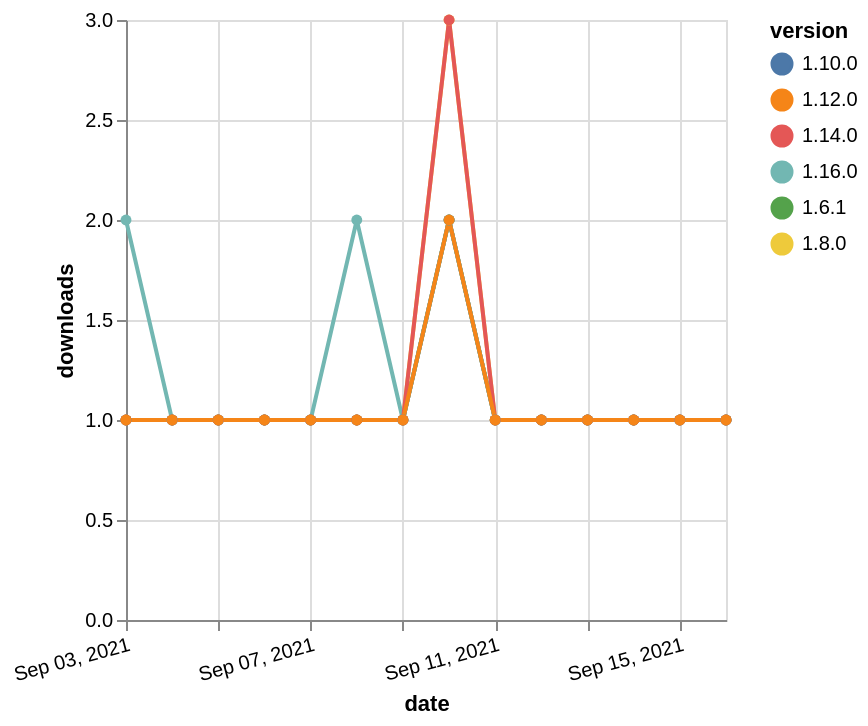

Write the Vega-Lite specification saved for this chart.
### Vega-Lite specification from a JSON file in a GitHub repository (floating-point values rounded to 4 significant figures)
{"$schema": "https://vega.github.io/schema/vega-lite/v5.json", "description": "A simple bar chart with embedded data.", "data": {"values": [{"date": "2021-09-03", "total": 221, "delta": 1, "version": "1.6.1"}, {"date": "2021-09-04", "total": 222, "delta": 1, "version": "1.6.1"}, {"date": "2021-09-05", "total": 223, "delta": 1, "version": "1.6.1"}, {"date": "2021-09-06", "total": 224, "delta": 1, "version": "1.6.1"}, {"date": "2021-09-07", "total": 225, "delta": 1, "version": "1.6.1"}, {"date": "2021-09-08", "total": 226, "delta": 1, "version": "1.6.1"}, {"date": "2021-09-09", "total": 227, "delta": 1, "version": "1.6.1"}, {"date": "2021-09-10", "total": 229, "delta": 2, "version": "1.6.1"}, {"date": "2021-09-11", "total": 230, "delta": 1, "version": "1.6.1"}, {"date": "2021-09-12", "total": 231, "delta": 1, "version": "1.6.1"}, {"date": "2021-09-13", "total": 232, "delta": 1, "version": "1.6.1"}, {"date": "2021-09-14", "total": 233, "delta": 1, "version": "1.6.1"}, {"date": "2021-09-15", "total": 234, "delta": 1, "version": "1.6.1"}, {"date": "2021-09-16", "total": 235, "delta": 1, "version": "1.6.1"}, {"date": "2021-09-03", "total": 315, "delta": 1, "version": "1.8.0"}, {"date": "2021-09-04", "total": 316, "delta": 1, "version": "1.8.0"}, {"date": "2021-09-05", "total": 317, "delta": 1, "version": "1.8.0"}, {"date": "2021-09-06", "total": 318, "delta": 1, "version": "1.8.0"}, {"date": "2021-09-07", "total": 319, "delta": 1, "version": "1.8.0"}, {"date": "2021-09-08", "total": 320, "delta": 1, "version": "1.8.0"}, {"date": "2021-09-09", "total": 321, "delta": 1, "version": "1.8.0"}, {"date": "2021-09-10", "total": 324, "delta": 3, "version": "1.8.0"}, {"date": "2021-09-11", "total": 325, "delta": 1, "version": "1.8.0"}, {"date": "2021-09-12", "total": 326, "delta": 1, "version": "1.8.0"}, {"date": "2021-09-13", "total": 327, "delta": 1, "version": "1.8.0"}, {"date": "2021-09-14", "total": 328, "delta": 1, "version": "1.8.0"}, {"date": "2021-09-15", "total": 329, "delta": 1, "version": "1.8.0"}, {"date": "2021-09-16", "total": 330, "delta": 1, "version": "1.8.0"}, {"date": "2021-09-03", "total": 176, "delta": 1, "version": "1.10.0"}, {"date": "2021-09-04", "total": 177, "delta": 1, "version": "1.10.0"}, {"date": "2021-09-05", "total": 178, "delta": 1, "version": "1.10.0"}, {"date": "2021-09-06", "total": 179, "delta": 1, "version": "1.10.0"}, {"date": "2021-09-07", "total": 180, "delta": 1, "version": "1.10.0"}, {"date": "2021-09-08", "total": 181, "delta": 1, "version": "1.10.0"}, {"date": "2021-09-09", "total": 182, "delta": 1, "version": "1.10.0"}, {"date": "2021-09-10", "total": 184, "delta": 2, "version": "1.10.0"}, {"date": "2021-09-11", "total": 185, "delta": 1, "version": "1.10.0"}, {"date": "2021-09-12", "total": 186, "delta": 1, "version": "1.10.0"}, {"date": "2021-09-13", "total": 187, "delta": 1, "version": "1.10.0"}, {"date": "2021-09-14", "total": 188, "delta": 1, "version": "1.10.0"}, {"date": "2021-09-15", "total": 189, "delta": 1, "version": "1.10.0"}, {"date": "2021-09-16", "total": 190, "delta": 1, "version": "1.10.0"}, {"date": "2021-09-03", "total": 115, "delta": 2, "version": "1.16.0"}, {"date": "2021-09-04", "total": 116, "delta": 1, "version": "1.16.0"}, {"date": "2021-09-05", "total": 117, "delta": 1, "version": "1.16.0"}, {"date": "2021-09-06", "total": 118, "delta": 1, "version": "1.16.0"}, {"date": "2021-09-07", "total": 119, "delta": 1, "version": "1.16.0"}, {"date": "2021-09-08", "total": 121, "delta": 2, "version": "1.16.0"}, {"date": "2021-09-09", "total": 122, "delta": 1, "version": "1.16.0"}, {"date": "2021-09-10", "total": 124, "delta": 2, "version": "1.16.0"}, {"date": "2021-09-11", "total": 125, "delta": 1, "version": "1.16.0"}, {"date": "2021-09-12", "total": 126, "delta": 1, "version": "1.16.0"}, {"date": "2021-09-13", "total": 127, "delta": 1, "version": "1.16.0"}, {"date": "2021-09-14", "total": 128, "delta": 1, "version": "1.16.0"}, {"date": "2021-09-15", "total": 129, "delta": 1, "version": "1.16.0"}, {"date": "2021-09-16", "total": 130, "delta": 1, "version": "1.16.0"}, {"date": "2021-09-03", "total": 170, "delta": 1, "version": "1.14.0"}, {"date": "2021-09-04", "total": 171, "delta": 1, "version": "1.14.0"}, {"date": "2021-09-05", "total": 172, "delta": 1, "version": "1.14.0"}, {"date": "2021-09-06", "total": 173, "delta": 1, "version": "1.14.0"}, {"date": "2021-09-07", "total": 174, "delta": 1, "version": "1.14.0"}, {"date": "2021-09-08", "total": 175, "delta": 1, "version": "1.14.0"}, {"date": "2021-09-09", "total": 176, "delta": 1, "version": "1.14.0"}, {"date": "2021-09-10", "total": 179, "delta": 3, "version": "1.14.0"}, {"date": "2021-09-11", "total": 180, "delta": 1, "version": "1.14.0"}, {"date": "2021-09-12", "total": 181, "delta": 1, "version": "1.14.0"}, {"date": "2021-09-13", "total": 182, "delta": 1, "version": "1.14.0"}, {"date": "2021-09-14", "total": 183, "delta": 1, "version": "1.14.0"}, {"date": "2021-09-15", "total": 184, "delta": 1, "version": "1.14.0"}, {"date": "2021-09-16", "total": 185, "delta": 1, "version": "1.14.0"}, {"date": "2021-09-03", "total": 155, "delta": 1, "version": "1.12.0"}, {"date": "2021-09-04", "total": 156, "delta": 1, "version": "1.12.0"}, {"date": "2021-09-05", "total": 157, "delta": 1, "version": "1.12.0"}, {"date": "2021-09-06", "total": 158, "delta": 1, "version": "1.12.0"}, {"date": "2021-09-07", "total": 159, "delta": 1, "version": "1.12.0"}, {"date": "2021-09-08", "total": 160, "delta": 1, "version": "1.12.0"}, {"date": "2021-09-09", "total": 161, "delta": 1, "version": "1.12.0"}, {"date": "2021-09-10", "total": 163, "delta": 2, "version": "1.12.0"}, {"date": "2021-09-11", "total": 164, "delta": 1, "version": "1.12.0"}, {"date": "2021-09-12", "total": 165, "delta": 1, "version": "1.12.0"}, {"date": "2021-09-13", "total": 166, "delta": 1, "version": "1.12.0"}, {"date": "2021-09-14", "total": 167, "delta": 1, "version": "1.12.0"}, {"date": "2021-09-15", "total": 168, "delta": 1, "version": "1.12.0"}, {"date": "2021-09-16", "total": 169, "delta": 1, "version": "1.12.0"}]}, "width": "container", "mark": {"type": "line", "point": {"filled": true}}, "encoding": {"x": {"field": "date", "type": "temporal", "timeUnit": "yearmonthdate", "title": "date", "axis": {"labelAngle": -15}}, "y": {"field": "delta", "type": "quantitative", "title": "downloads"}, "color": {"field": "version", "type": "nominal"}, "tooltip": {"field": "delta"}}}
